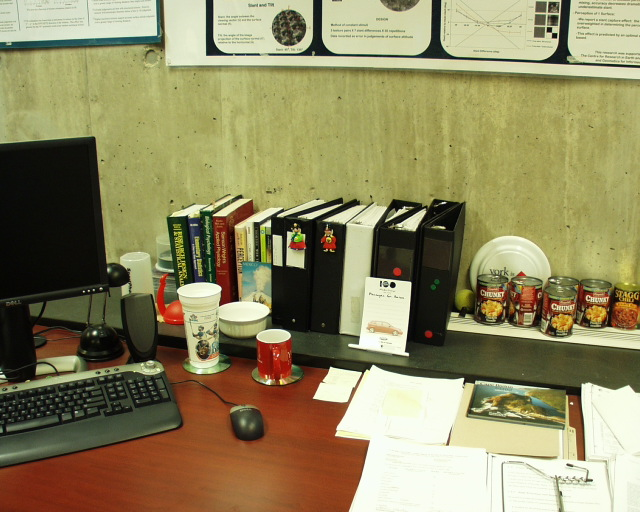
%> input picture labs/lab8/P1010165.JPG, 640 x 512 px
$ octave --eval "result = practical8b;"   (GNU Octave 9; MATLAB toolbox functions it lacks are replaced by stand-ins)
%> lines starting %> are read from the running program, lines starting %| are printed output that depends on the picture; in (x1, y1, x2, y2) boxes, pixels count from 0 and x2, y2 are one past the last pixel; in counts of white or black regions, pixels touching at a corner belong together; the program's own positions count from 1
%> in practical8b, im1 is the input picture: size 512x640x3 uint8; mean R, G, B 143.3, 135.4, 95.9
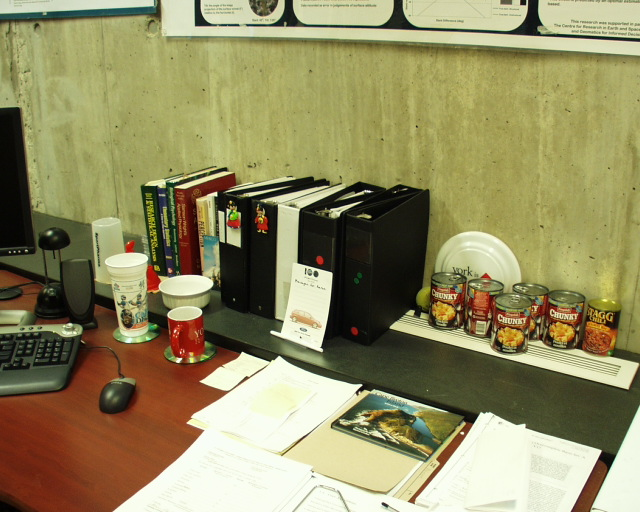
%> input picture labs/lab8/P1010166.JPG, 640 x 512 px
%> in practical8b, im2 is the input picture: size 512x640x3 uint8; mean R, G, B 146, 139.5, 97.5
### labs/lab8/harris.m
% HARRIS - Harris corner detector
%
% Usage:                 cim = harris(im, sigma)
%                [cim, r, c] = harris(im, sigma, thresh, radius, disp)
%  [cim, r, c, rsubp, csubp] = harris(im, sigma, thresh, radius, disp)
%
% Arguments:
%            im     - image to be processed.
%            sigma  - standard deviation of smoothing Gaussian. Typical
%                     values to use might be 1-3.
%            thresh - threshold (optional). Try a value ~1000.
%            radius - radius of region considered in non-maximal
%                     suppression (optional). Typical values to use might
%                     be 1-3.
%            disp   - optional flag (0 or 1) indicating whether you want
%                     to display corners overlayed on the original
%                     image. This can be useful for parameter tuning. This
%                     defaults to 0
%
% Returns:
%            cim    - binary image marking corners.
%            r      - row coordinates of corner points.
%            c      - column coordinates of corner points.
%            rsubp  - If five return values are requested sub-pixel
%            csubp  - localization of feature points is attempted and
%                     returned as an additional set of floating point
%                     coords. Note that you may still want to use the integer
%                     valued coords to specify centres of correlation windows
%                     for feature matching.
%
% If thresh and radius are omitted from the argument list only 'cim' is returned
% as a raw corner strength image.  You may then want to look at the values
% within 'cim' to determine the appropriate threshold value to use. Note that
% the Harris corner strength varies with the intensity gradient raised to the
% 4th power.  Small changes in input image contrast result in huge changes in
% the appropriate threshold.

% References:
% C.G. Harris and M.J. Stephens. "A combined corner and edge detector",
% Proceedings Fourth Alvey Vision Conference, Manchester.
% pp 147-151, 1988.
%
% Alison Noble, "Descriptions of Image Surfaces", PhD thesis, Department
% of Engineering Science, Oxford University 1989, p45.

% Copyright (c) 2002-2005 Peter Kovesi
% School of Computer Science & Software Engineering
% The University of Western Australia
% http://www.csse.uwa.edu.au/
%
% Permission is hereby granted, free of charge, to any person obtaining a copy
% of this software and associated documentation files (the "Software"), to deal
% in the Software without restriction, subject to the following conditions:
%
% The above copyright notice and this permission notice shall be included in
% all copies or substantial portions of the Software.
%
% The Software is provided "as is", without warranty of any kind.

% March    2002 - original version
% December 2002 - updated comments
% August   2005 - changed so that code calls nonmaxsuppts

function [cim, r, c, rsubp, csubp] = harris(im, sigma, thresh, radius, disp)
%> called with sigma = 3, thresh = 1000, radius = 3, disp = 0

    error(nargchk(2,5,nargin));
    if nargin == 4
	disp = 0;
    end

    if ~isa(im,'double')
	im = double(im);
    end

    subpixel = nargout == 5;

    dx = [-1 0 1; -1 0 1; -1 0 1];   % Derivative masks
    dy = dx';

    Ix = conv2(im, dx, 'same');      % Image derivatives
    Iy = conv2(im, dy, 'same');

    % Generate Gaussian filter of size 6*sigma (+/- 3sigma) and of
    % minimum size 1x1.
    g = fspecial('gaussian',max(1,fix(6*sigma)), sigma);

    Ix2 = conv2(Ix.^2, g, 'same'); % Smoothed squared image derivatives
    Iy2 = conv2(Iy.^2, g, 'same');
    Ixy = conv2(Ix.*Iy, g, 'same');

    % Compute the Harris corner measure. Note that there are two measures
    % that can be calculated.  I prefer the first one below as given by
    % Nobel in her thesis (reference above).  The second one (commented out)
    % requires setting a parameter, it is commonly suggested that k=0.04 - I
    % find this a bit arbitrary and unsatisfactory.

    cim = (Ix2.*Iy2 - Ixy.^2)./(Ix2 + Iy2 + eps); % My preferred  measure.
%    k = 0.04;
%    cim = (Ix2.*Iy2 - Ixy.^2) - k*(Ix2 + Iy2).^2; % Original Harris measure.


    if nargin > 2   % We should perform nonmaximal suppression and threshold

	if disp  % Call nonmaxsuppts to so that image is displayed
	    if subpixel
		[r,c,rsubp,csubp] = nonmaxsuppts(cim, radius, thresh, im);
	    else
		[r,c] = nonmaxsuppts(cim, radius, thresh, im);
	    end
	else     % Just do the nonmaximal suppression
	    if subpixel
		[r,c,rsubp,csubp] = nonmaxsuppts(cim, radius, thresh);
	    else
		[r,c] = nonmaxsuppts(cim, radius, thresh);
	    end
	end
    end


### labs/lab8/nonmaxsuppts.m
% NONMAXSUPPTS - Non-maximal suppression for features/corners
%
% Non maxima suppression and thresholding for points generated by a feature
% or corner detector.
%
% Usage:   [r,c] = nonmaxsuppts(cim, radius, thresh, im)
%                                                    /
%                                                optional
%
%          [r,c, rsubp, csubp] = nonmaxsuppts(cim, radius, thresh, im)
%
% Arguments:
%            cim    - corner strength image.
%            radius - radius of region considered in non-maximal
%                     suppression. Typical values to use might
%                     be 1-3 pixels.
%            thresh - threshold.
%            im     - optional image data.  If this is supplied the
%                     thresholded corners are overlayed on this
%                     image. This can be useful for parameter tuning.
% Returns:
%            r      - row coordinates of corner points (integer valued).
%            c      - column coordinates of corner points.
%            rsubp  - If four return values are requested sub-pixel
%            csubp  - localization of feature points is attempted and
%                     returned as an additional set of floating point
%                     coords. Note that you may still want to use the integer
%                     valued coords to specify centres of correlation windows
%                     for feature matching.
%

% Copyright (c) 2003-2005 Peter Kovesi
% School of Computer Science & Software Engineering
% The University of Western Australia
% http://www.csse.uwa.edu.au/
%
% Permission is hereby granted, free of charge, to any person obtaining a copy
% of this software and associated documentation files (the "Software"), to deal
% in the Software without restriction, subject to the following conditions:
%
% The above copyright notice and this permission notice shall be included in all
% copies or substantial portions of the Software.
%
% The Software is provided "as is", without warranty of any kind.

% September 2003  Original version
% August    2005  Subpixel localization and Octave compatibility

function [r,c, rsubp, csubp] = nonmaxsuppts(cim, radius, thresh, im)
%> called with radius = 3, thresh = 1000

    v = version; Octave = v(1)<'5';     % Crude Octave test
    subPixel = nargout == 4;            % We want sub-pixel locations
    [rows,cols] = size(cim);
%> rows = 512; cols = 640

    % Extract local maxima by performing a grey scale morphological
    % dilation and then finding points in the corner strength image that
    % match the dilated image and are also greater than the threshold.

    sze = 2*radius+1;                   % Size of dilation mask.
    mx = ordfilt2(cim,sze^2,ones(sze)); % Grey-scale dilate.

    % Make mask to exclude points within radius of the image boundary.
    bordermask = zeros(size(cim));
    bordermask(radius+1:end-radius, radius+1:end-radius) = 1;
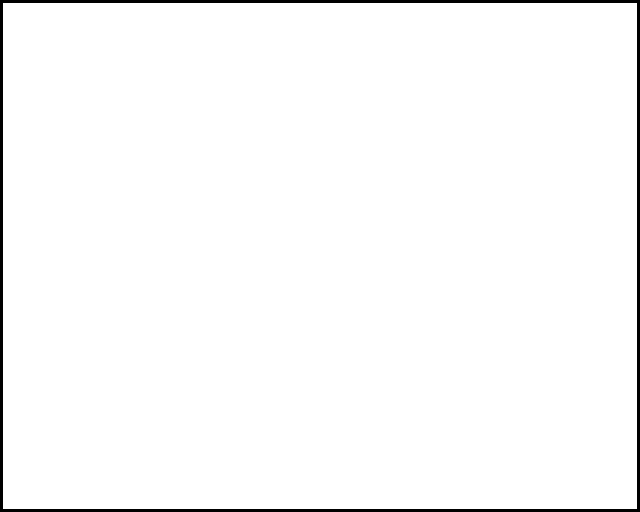
%> bordermask: size 512x640 double; values 0 (black) and 1 (white), 97.9% white; 1 black region, box (x1, y1, x2, y2) and area: (0, 0, 640, 512) 6876

    % Find maxima, threshold, and apply bordermask
    cimmx = (cim==mx) & (cim>thresh) & bordermask;
%> cimmx: size 512x640 logical; 0.11% white in thin lines or dots

    [r,c] = find(cimmx);                % Find row,col coords.
%> r = 359 values from 4 to 508; c = 359 values from 4 to 637


    if subPixel        % Compute local maxima to sub pixel accuracy
	if ~isempty(r) % ...if we have some ponts to work with

	ind = sub2ind(size(cim),r,c);   % 1D indices of feature points
%> ind = 359 values from 1549 to 326088
	w = 1;         % Width that we look out on each side of the feature
                       % point to fit a local parabola

	% Indices of points above, below, left and right of feature point
	indrminus1 = max(ind-w,1);
%> indrminus1 = 359 values from 1548 to 326087
	indrplus1  = min(ind+w,rows*cols);
%> indrplus1 = 359 values from 1550 to 326089
	indcminus1 = max(ind-w*rows,1);
%> indcminus1 = 359 values from 1037 to 325576
	indcplus1  = min(ind+w*rows,rows*cols);
%> indcplus1 = 359 values from 2061 to 326600

	% Solve for quadratic down rows
	cy = cim(ind);
%> cy = 359 values, max 37180.1 at index 228, min 1024 at index 248, mean 7453.1
	ay = (cim(indrminus1) + cim(indrplus1))/2 - cy;
%> ay = 359 values, max -3.38 at index 7, min -1378.6 at index 210, mean -253.8
	by = ay + cy - cim(indrminus1);
%> by = 359 values, max 601.3 at index 185, min -950.5 at index 169, mean 1.99
	rowshift = -w*by./(2*ay);       % Maxima of quadradic
%> rowshift = 359 values, max 0.493 at index 247, min -0.488 at index 335, mean 0.00256

	% Solve for quadratic across columns
	cx = cim(ind);
%> cx has the same summary as cy
	ax = (cim(indcminus1) + cim(indcplus1))/2 - cx;
%> ax = 359 values, max -5.14 at index 331, min -1323.2 at index 198, mean -250
	bx = ax + cx - cim(indcminus1);
%> bx = 359 values, max 943.2 at index 159, min -974.2 at index 237, mean 4.32
	colshift = -w*bx./(2*ax);       % Maxima of quadradic
%> colshift = 359 values, max 0.496 at index 255, min -0.497 at index 74, mean 0.00724

	rsubp = r+rowshift;  % Add subpixel corrections to original row
%> rsubp = 359 values, max 507.8 at index 347, min 3.51 at index 335, mean 254.2
	csubp = c+colshift;  % and column coords.
%> csubp = 359 values, max 637.4 at index 358, min 3.89 at index 2, mean 321.6
	else
        rsubp = []; csubp = [];
	end
    end

    if nargin==4 & ~isempty(r)     % Overlay corners on supplied image.
	if Octave
	    warning('Only able to display points under Octave');
	    if subPixel
		plot(csubp,rsubp,'r+'), title('corners detected');
	    else
		plot(c,r,'r+'), title('corners detected');
	    end
	    [rows,cols] = size(cim);
	    axis([1 cols 1 rows]); axis('equal'); axis('ij')
	else
	    figure(1), imshow(im,[]), hold on
	    if subPixel
		plot(csubp,rsubp,'r+'), title('corners detected');
	    else
		plot(c,r,'r+'), title('corners detected');
	    end
	end
    end

### labs/lab8/practical8b.m
function r=practical8b

%The aim of the second part of the practical is to do the same thing but
%to calculate and match the points automatically. Here we use the Harris
%detector to find a set of points in each image.  We make a greedy initial
%matching and then use RANSAC to find the correct epipolar geometry.

%You should use this template for your code and fill in the missing
%sections marked "TO DO"

%load in images
im1 = imread('P1010165.JPG');
im2 = imread('P1010166.JPG');

%find points in the images
% Note if you don't have the Matlab Image Processing Toolbox: you can get
% a similar gray version of the image by taking just one channel, or using
% the mean of the 3 channels.
[im y1 x1 y2 x2] = harris(double(rgb2gray(im1)),3,1000, 3,0);
%> in harris, `[r,c,rsubp,csubp] = nonmaxsuppts(cim, radius, thresh);`: r = 359 values, max 508 at index 347, min 4 at index 10, mean 254.2; c = 359 values from 4 to 637
%> y1 has the same summary as r in harris; x1 = 359 values from 4 to 637; y2 has the same summary as rsubp in nonmaxsuppts; x2 has the same summary as csubp in nonmaxsuppts
x1ImCartUnmatched = [x2';y2'];
%> x1ImCartUnmatched = 359 columns, first 8: [4.07 3.89 4.31 5.79 7.25 10.03 14.9 15.69; 13.09 25.92 414.6 430.7 303 407.4 23.65 301.4]
nPoints1 = size(x1ImCartUnmatched,2);
%> nPoints1 = 359
[im y1 x1 y2 x2] = harris(double(rgb2gray(im2)),3,1000, 3,0);
%> call 2 of nonmaxsuppts, with radius = 3, thresh = 1000
%> in nonmaxsuppts (call 2), `cimmx = (cim==mx) & (cim>thresh) & bordermask;`:
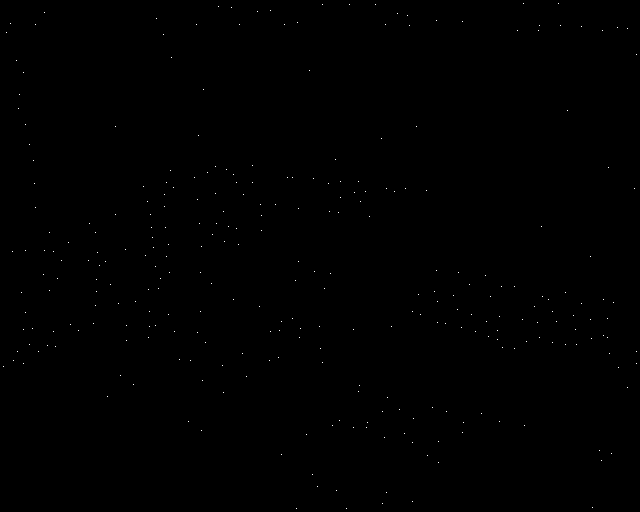
%> cimmx: size 512x640 logical; 0.09% white in thin lines or dots
%> in nonmaxsuppts (call 2), `[r,c] = find(cimmx);`: r = 295 values from 4 to 509; c = 295 values from 4 to 637
%> in nonmaxsuppts (call 2), `ind = sub2ind(size(cim),r,c);`: ind = 295 values from 1903 to 325996
%> in nonmaxsuppts (call 2), `indrminus1 = max(ind-w,1);`: indrminus1 = 295 values from 1902 to 325995
%> in nonmaxsuppts (call 2), `indrplus1  = min(ind+w,rows*cols);`: indrplus1 = 295 values from 1904 to 325997
%> in nonmaxsuppts (call 2), `indcminus1 = max(ind-w*rows,1);`: indcminus1 = 295 values from 1391 to 325484
%> in nonmaxsuppts (call 2), `indcplus1  = min(ind+w*rows,rows*cols);`: indcplus1 = 295 values from 2415 to 326508
%> in nonmaxsuppts (call 2), `cy = cim(ind);`: cy = 295 values, max 25157.4 at index 158, min 1001.3 at index 131, mean 7178.5
%> in nonmaxsuppts (call 2), `ay = (cim(indrminus1) + cim(indrplus1))/2 - cy;`: ay = 295 values, max -5.29 at index 118, min -1245.5 at index 167, mean -243.3
%> in nonmaxsuppts (call 2), `by = ay + cy - cim(indrminus1);`: by = 295 values, max 606.2 at index 158, min -903.9 at index 93, mean -2.44
%> in nonmaxsuppts (call 2), `rowshift = -w*by./(2*ay);`: rowshift = 295 values, max 0.497 at index 180, min -0.497 at index 144, mean 0.0116
%> in nonmaxsuppts (call 2), `cx = cim(ind);`: cx has the same summary as cy
%> in nonmaxsuppts (call 2), `ax = (cim(indcminus1) + cim(indcplus1))/2 - cx;`: ax = 295 values, max -12.04 at index 275, min -1209 at index 125, mean -232.7
%> in nonmaxsuppts (call 2), `bx = ax + cx - cim(indcminus1);`: bx = 295 values, max 511.5 at index 293, min -872.5 at index 125, mean -18.71
%> in nonmaxsuppts (call 2), `colshift = -w*bx./(2*ax);`: colshift = 295 values, max 0.493 at index 50, min -0.498 at index 17, mean -0.0198
%> in nonmaxsuppts (call 2), `rsubp = r+rowshift;`: rsubp = 295 values, max 508.7 at index 175, min 3.82 at index 263, mean 263.8
%> in nonmaxsuppts (call 2), `csubp = c+colshift;`: csubp = 295 values, max 637.4 at index 293, min 3.85 at index 1, mean 304.4
%> y1 = 295 values, max 509 at index 148, min 4 at index 249, mean 263.8; x1 = 295 values from 4 to 637; y2 has the same summary as rsubp in nonmaxsuppts; x2 has the same summary as csubp in nonmaxsuppts
x2ImCartUnmatched = [x2';y2'];
%> x2ImCartUnmatched = 295 columns, first 8: [3.85 7.4 10.77 13.44 14.3 16.87 18.12 19.18; 367.2 33.19 24.09 252.1 361.3 60.58 352 109.4]
nPoints2 = size(x2ImCartUnmatched,2);
%> nPoints2 = 295

%close all previous plots
close all;

%display images with marked points
figure; set(gcf,'Color',[1 1 1]);
set(gcf,'Position',[100 400 800 350]);
subplot(1,2,1); imagesc(im1); axis off; axis image; hold on;
plot(x1ImCartUnmatched(1,:),x1ImCartUnmatched(2,:),'g.','MarkerSize', 10);
subplot(1,2,2); imagesc(im2); axis off; axis image; hold on;
plot(x2ImCartUnmatched(1,:),x2ImCartUnmatched(2,:),'g.','MarkerSize', 10);
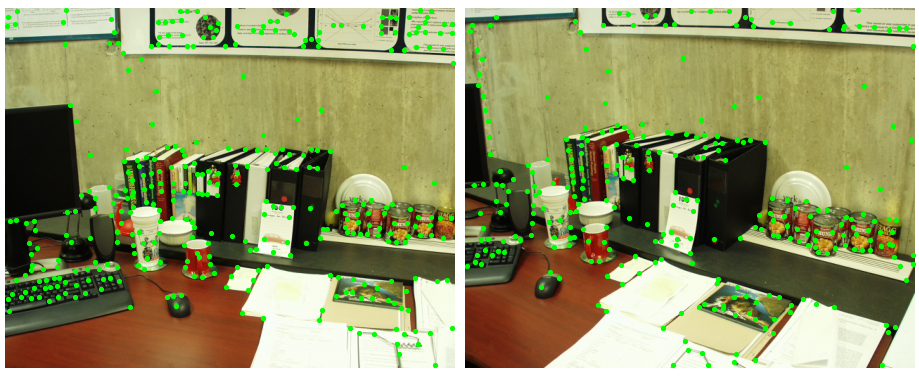
%> figure redrawn from the program's plot data, 2 panels

%find (nPoints1 by nPoints2) similarity matrix
simMatrix = getSimilarityMatrix(im1, im2, x1ImCartUnmatched,x2ImCartUnmatched)

%TO DO - find an initial set of ordered point matches x1ImCart and
%x2ImCart.  One possible way to do this would be to run though each point
%in the first image - choose it's match to be a point in the image that is
%reasonably close in (x,y) position and has a high similarity value.

%TO DO - Calculate the fundamental matrix robustly using RANSAC.
%Repeatedly choose 8 point matches randomly (use the command
%randperm to help with this).  Calculate the fundamental matrix.  Count the
%number of inliers each time.  A pair of points are inliers if each is with
%1.5 pixels of the epipolar line predicted by the other point.  Find the
%configuration with the most inliers.

%TO DO - refine the point matches - set the similarity of point pairs that
%do not obey the epipolar constraint to zero and find matches again

%TO DO - find the fundamental matrix from all of the remaining point
%matches.


%==========================================================================
%==========================================================================

%return similarity matrix based on squared difference of small square
%region around points
function simMatrix = getSimilarityMatrix(im1, im2, x1ImCart,x2ImCart);

%retrieve image sizes
[imY1 imX1 imZ1] = size(im1);
%> imY1 = 512; imX1 = 640; imZ1 = 3
[imY2 imX2 imZ2] = size(im2);
%> imY2 = 512; imX2 = 640; imZ2 = 3

%define radius of small region
BORDER_SIZE = 4;

%place images with larger square to avoid edge effects
im1Border = ones(imY1+BORDER_SIZE*2,imX1+BORDER_SIZE*2,3)*128;
im2Border = ones(imY2+BORDER_SIZE*2,imX2+BORDER_SIZE*2,3)*128;
im1Border(BORDER_SIZE+1:BORDER_SIZE+imY1,BORDER_SIZE+1:BORDER_SIZE+imX1,:) = im1;
im2Border(BORDER_SIZE+1:BORDER_SIZE+imY2,BORDER_SIZE+1:BORDER_SIZE+imX2,:) = im2;
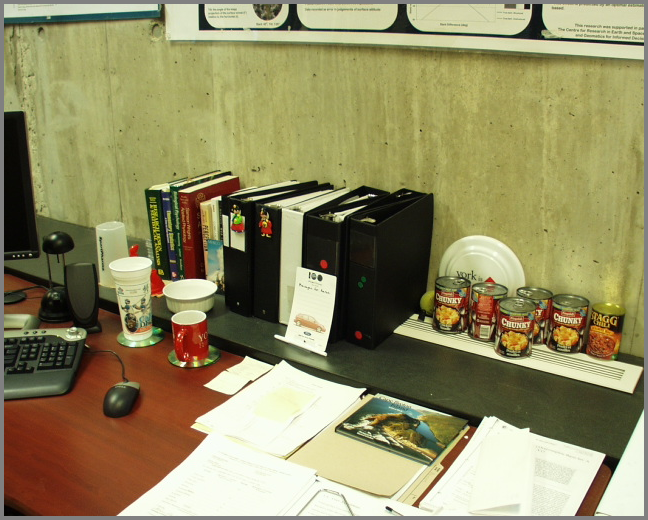
%> im2Border: size 520x648x3 double; mean R, G, B 145.5, 139.1, 98.4

%add border size values to points
x1ImCart = x1ImCart+BORDER_SIZE;
%> x1ImCart = 359 columns, first 8: [8.07 7.89 8.31 9.79 11.25 14.03 18.9 19.69; 17.09 29.92 418.6 434.7 307 411.4 27.65 305.4]
x2ImCart = x2ImCart+BORDER_SIZE;
%> x2ImCart = 295 columns, first 8: [7.85 11.4 14.77 17.44 18.3 20.87 22.12 23.18; 371.2 37.19 28.09 256.1 365.3 64.58 356 113.4]

%count the number of points
nPoints1 = size(x1ImCart,2);
%> nPoints1 = 359
nPoints2 = size(x2ImCart,2);
%> nPoints2 = 295

%define similarity matrix
simMatrix = zeros(nPoints1,nPoints2);

for (cPoint1 =1:nPoints1)
    for(cPoint2=1:nPoints2);
        %extract xy coordinates of these points
        x1 = round(x1ImCart(1,cPoint1));
        y1 = round(x1ImCart(2,cPoint1));
        x2 = round(x2ImCart(1,cPoint2));
        y2 = round(x2ImCart(2,cPoint2));

        %extract image regions
        reg1 = im1Border(y1-BORDER_SIZE:y1+BORDER_SIZE,x1-BORDER_SIZE:x1+BORDER_SIZE,:);
        reg2 = im2Border(y2-BORDER_SIZE:y2+BORDER_SIZE,x2-BORDER_SIZE:x2+BORDER_SIZE,:);

        %calculate squared difference
        simMatrix(cPoint1,cPoint2) = sum(sum(sum((double(reg1)-double(reg2)).^2)));
    end;
end;
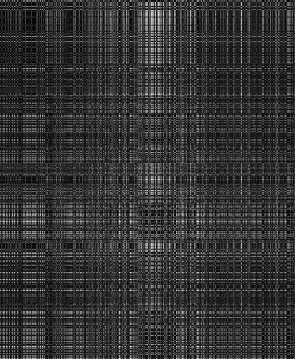
%> simMatrix: size 359x295 double; min 10986, max 12036699, mean 2504168.8; drawn with min black and max white

%reformat to maximum is 1, minimum is zero
simMatrix = simMatrix*-1;
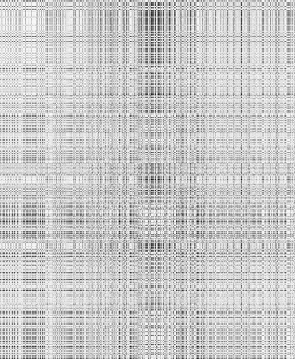
%> simMatrix: size 359x295 double; min -12036699, max -10986, mean -2504168.8; drawn with min black and max white
simMatrix = simMatrix-min(min(simMatrix));
simMatrix = simMatrix*1/(max(max(simMatrix)));

%you could improve this routine by setting the similarity of all poin pairs
%that are in very different position in the two images to zero.
%> (the run ends here)
